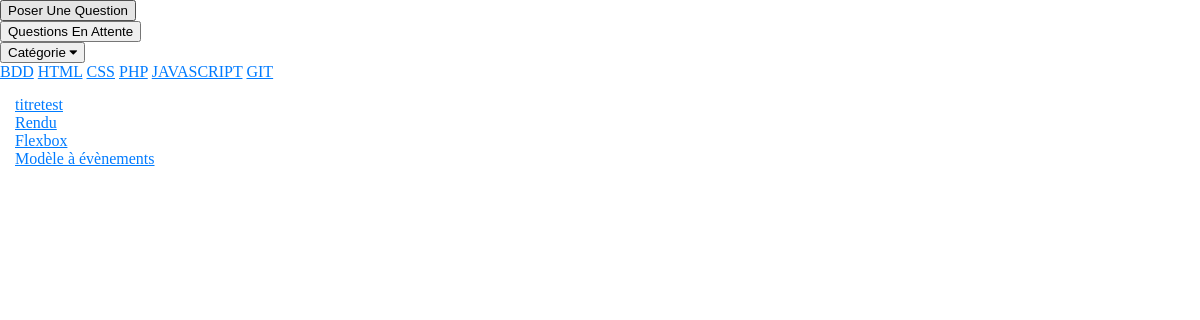
Screenshot of /Pages/consultation_old.php with the database file from the repository.
### tables this page shows
CREATE TABLE `question` (
  `id_question` int PRIMARY KEY AUTO_INCREMENT NOT NULL,
  `titre` varchar(250) DEFAULT NULL,
  `contenu` varchar(250) DEFAULT NULL,
  `id_compte` int(11) DEFAULT NULL,
  `id_cat` int DEFAULT NULL,
  `verif` tinyint(1) DEFAULT NULL
);

### Pages/consultation_old.php (the view, shortened to what this page needs)
<!DOCTYPE html>
<html lang="fr">
   <head>
		  <link rel="stylesheet" type="text/css" href="consultation.css">
		  <link rel="stylesheet" href="https://cdnjs.cloudflare.com/ajax/libs/font-awesome/4.7.0/css/font-awesome.min.css">
    </head>
	<body>
		<div = id="content">
			<?php
					try
					{
						$db = new PDO('mysql:host=tp-epua:3308; dbname=chafikya;charset=utf8', 'chafikya', '61md4vj3');
					}
					catch (Exception $e)
					{
						   die('erreur : ' . $e->getMessage());
					}
			?>
	        <div class="entete">
                <div class = "question-button">
					   <button type = "submit" name = "ask-question">Poser Une Question</button> </br>
					   <button type = "submit" name = "pending-question">Questions En Attente</button>
				</div>
				<div class="dropdown">
					  <button class="dropbtn">
						 <span>Catégorie </span>
						 <i class="fa fa-caret-down"></i>
					  </button>
					  <div class="dropdown-content">
							<a href="#">BDD</a>
							<a href="#">HTML</a>
							<a href="#">CSS</a>
							<a href="#">PHP</a>
							<a href="#">JAVASCRIPT</a>
							<a href="#">GIT</a>
					  </div>
				</div>
			</div>
			<div class="question">
				<?php
				$sql ="select titre from question";
				$sqlexec = $db->prepare($sql);
				$sqlexec ->execute();
				$result = $sqlexec ->fetchAll();
				foreach ($result as $row ) {
					echo("<div> <a href=\"#\">".$row['titre']."</a> </div>");
				}
				?>
		    </div>
			</div>
	</body>

### Pages/consultation.css (style rules this page uses)
body { background-image: url("fond.jpg"); background-size: cover; min-height: 100vh; margin: 0; }
.question { background-color: #ffffff; margin-bottom: 20px; padding: 15px; }
a { color: #007bff; }

### rows the page displays
question: titre "titretest"
question: titre "Rendu"
question: titre "Flexbox"
question: titre "Modèle à évènements"
